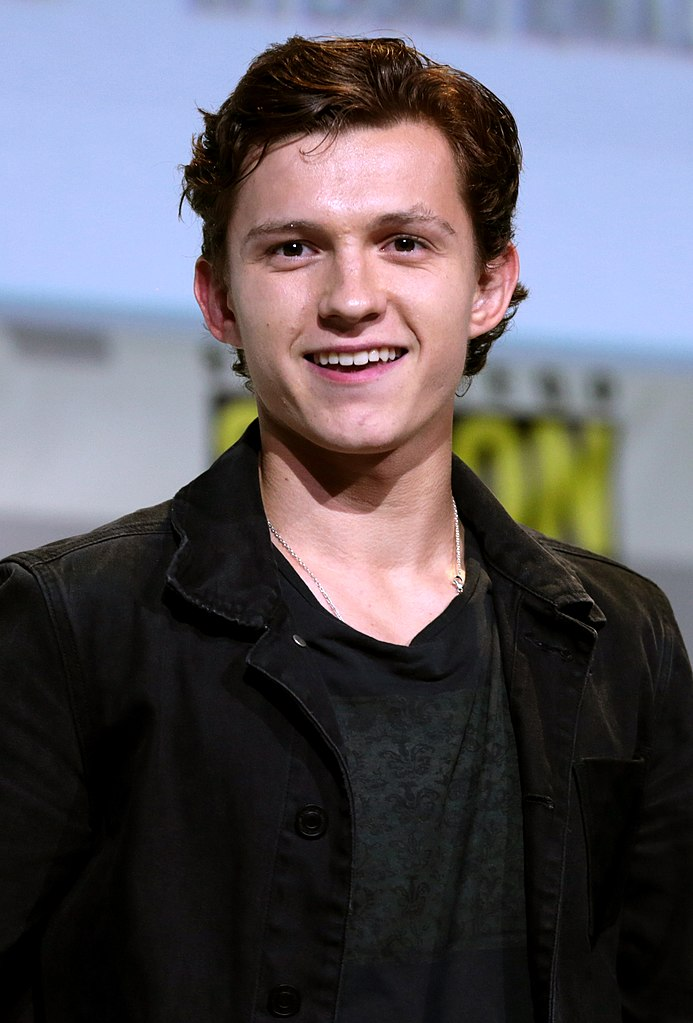
#> input picture person.jpg, 693 x 1023 px, found by its file name
$ python face_dectationo.py
#> lines starting #> are read from the running program, lines starting #| are printed output that depends on the picture; after the words box and inside, x2 and y2 are one past the last pixel; in counts of white or black regions, pixels touching at a corner belong together
import cv2 as cv

img  = cv.imread('opencv/person.jpg')
#> img is the input picture: shape (1023, 693, 3); mean B, G, R 95.3, 88.2, 91.9
cv.imshow('Person',img)

gray = cv.cvtColor(img,cv.COLOR_BGR2GRAY)
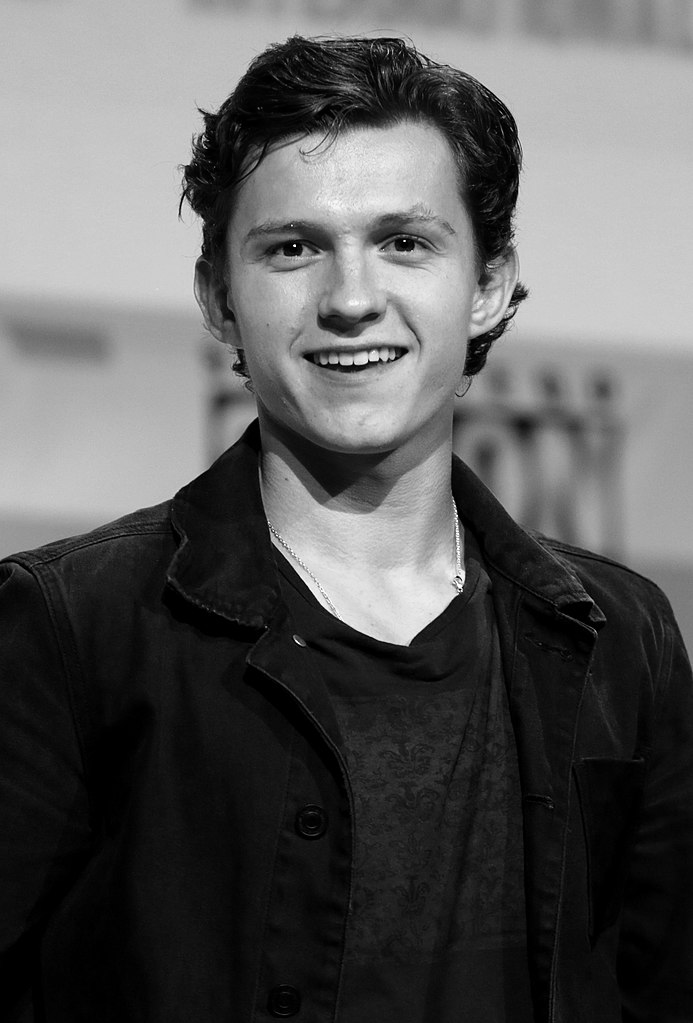
#> gray: shape (1023, 693); min 0, max 255, mean 90.1
cv.imshow('Gray person',gray)

haar_cascade = cv.CascadeClassifier(r'C:\Users\Manpreet\Desktop\Avnoor\opencv\haar_face.xml')

face_rect = haar_cascade.detectMultiScale(gray,scaleFactor=1.1,minNeighbors=3)
#> face_rect = [[200, 126, 302, 302]]

print(f'{len(face_rect)} face(s) found')
#| 1 face(s) found

for (x,y,w,h) in face_rect:
    cv.rectangle(img,(x,y), (x+w,y+h), (0,0,255),thickness=2)
#> this loop made 1 pass
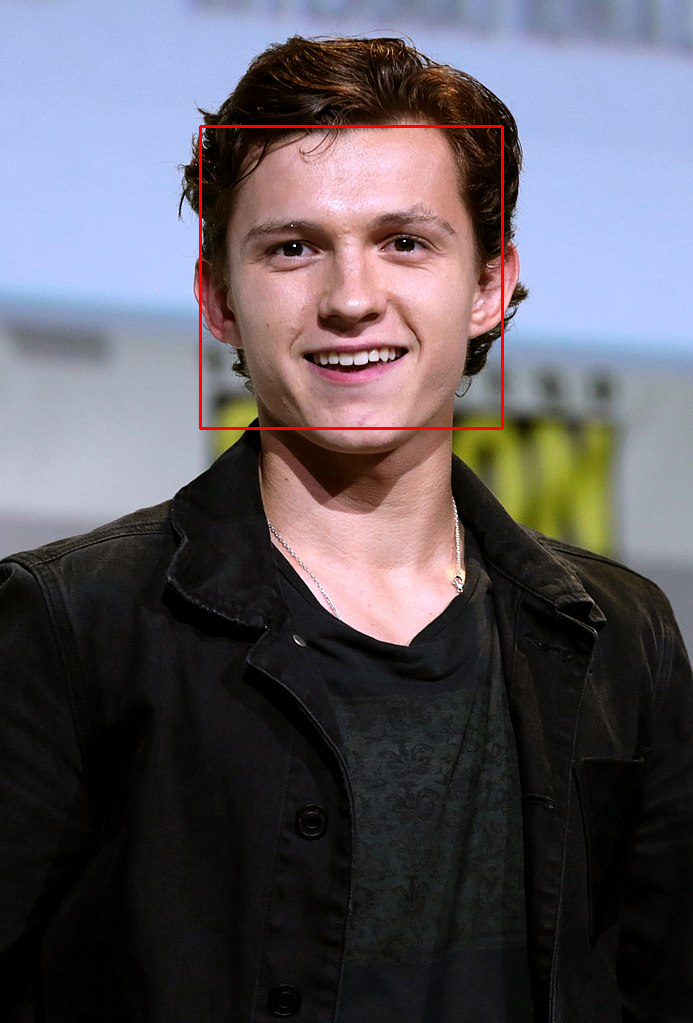
#> img: shape (1023, 693, 3); 0.51% of pixels changed, all inside (x1, y1, x2, y2) = (199, 125, 504, 430)

cv.imshow('Face dected',img)

cv.waitKey(0)
